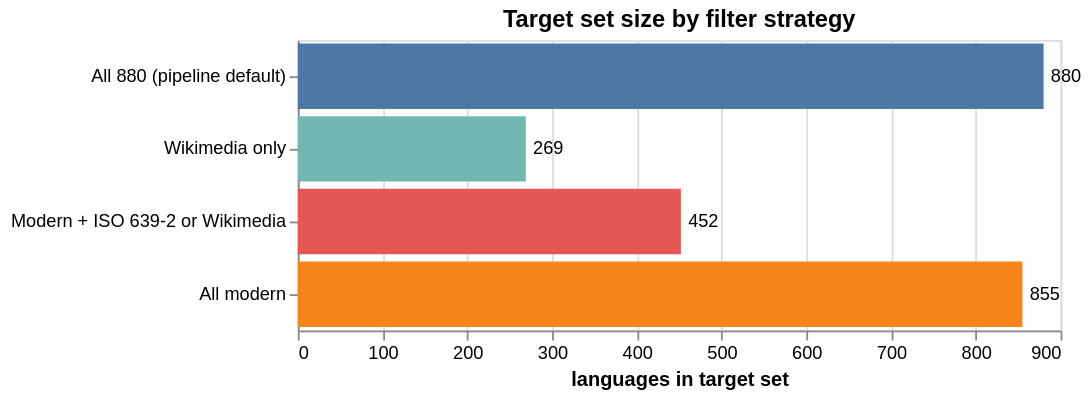

The notebook cell saved with this chart:
### Code cell
filter_order = filter_df["filter"].tolist()

bar = alt.Chart(filter_df).mark_bar().encode(
    y=alt.Y("filter:N", sort=filter_order, title=None),
    x=alt.X("total:Q", title="languages in target set"),
    color=alt.Color("filter:N", legend=None, scale=alt.Scale(scheme="tableau10")),
    tooltip=["filter:N", "total:Q", "ltr:Q", "rtl:Q", "wikimedia:Q"],
).properties(width=420, height=160, title="Target set size by filter strategy")

text = bar.mark_text(align="left", dx=4, fontSize=10).encode(
    text="total:Q", color=alt.value("black"))

bar + text

### Figure 1 — Vega-Lite specification as saved in the notebook (floating-point values rounded to 4 significant figures)
{"config": {"view": {"continuousWidth": 300, "continuousHeight": 300}}, "layer": [{"mark": {"type": "bar"}, "encoding": {"color": {"field": "filter", "legend": null, "scale": {"scheme": "tableau10"}, "type": "nominal"}, "tooltip": [{"field": "filter", "type": "nominal"}, {"field": "total", "type": "quantitative"}, {"field": "ltr", "type": "quantitative"}, {"field": "rtl", "type": "quantitative"}, {"field": "wikimedia", "type": "quantitative"}], "x": {"field": "total", "title": "languages in target set", "type": "quantitative"}, "y": {"field": "filter", "sort": ["All 880 (pipeline default)", "Wikimedia only", "Modern + ISO 639-2 or Wikimedia", "All modern"], "title": null, "type": "nominal"}}, "title": "Target set size by filter strategy"}, {"mark": {"type": "text", "align": "left", "dx": 4, "fontSize": 10}, "encoding": {"color": {"value": "black"}, "text": {"field": "total", "type": "quantitative"}, "tooltip": [{"field": "filter", "type": "nominal"}, {"field": "total", "type": "quantitative"}, {"field": "ltr", "type": "quantitative"}, {"field": "rtl", "type": "quantitative"}, {"field": "wikimedia", "type": "quantitative"}], "x": {"field": "total", "title": "languages in target set", "type": "quantitative"}, "y": {"field": "filter", "sort": ["All 880 (pipeline default)", "Wikimedia only", "Modern + ISO 639-2 or Wikimedia", "All modern"], "title": null, "type": "nominal"}}, "title": "Target set size by filter strategy"}], "data": {"name": "data-f2fedc742834c77e8684e21f64825b00"}, "height": 160, "width": 420, "$schema": "https://vega.github.io/schema/vega-lite/v6.1.0.json", "datasets": {"data-f2fedc742834c77e8684e21f64825b00": [{"filter": "All 880 (pipeline default)", "total": 880, "ltr": 802, "rtl": 78, "iso639_1": 187, "iso639_2": 416, "wikimedia": 269}, {"filter": "Wikimedia only", "total": 269, "ltr": 253, "rtl": 16, "iso639_1": 185, "iso639_2": 221, "wikimedia": 269}, {"filter": "Modern + ISO 639-2 or Wikimedia", "total": 452, "ltr": 428, "rtl": 24, "iso639_1": 186, "iso639_2": 404, "wikimedia": 267}, {"filter": "All modern", "total": 855, "ltr": 787, "rtl": 68, "iso639_1": 186, "iso639_2": 404, "wikimedia": 267}]}}
